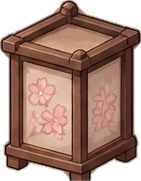
#> input picture tools/room-img/cut/andon.png, 141 x 181 px
$ python holefix.py cut/andon.png
#> lines starting #> are read from the running program, lines starting #| are printed output that depends on the picture; after the words box and inside, x2 and y2 are one past the last pixel; in counts of white or black regions, pixels touching at a corner belong together
# 切りぬいた絵の中に残った、とじこめられた白い背景（市松）を消す（白いものがない絵だけに使う）
#   python3 holefix.py cut24/k02.png ...
import sys, cv2, numpy as np
from scipy import ndimage as ndi
from PIL import Image
for p in sys.argv[1:]:
    im = np.array(Image.open(p).convert('RGBA')); rgb = im[..., :3][..., ::-1].copy()
#> further down, im is the input picture: shape (181, 141, 4); mean R, G, B, A 143.7, 106.9, 90.6, 192.7
#> after `rgb = im[..., :3][..., ::-1].copy()`:
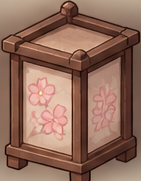
#> rgb: shape (181, 141, 3); mean B, G, R 90.6, 106.9, 143.7
    hsv = cv2.cvtColor(np.ascontiguousarray(rgb), cv2.COLOR_BGR2HSV)
#> hsv: shape (181, 141, 3); mean H, S, V 9.3, 105.1, 143.7
    pale = (hsv[..., 1] < 28) & (hsv[..., 2] > 222) & (im[..., 3] > 0)
#> pale: shape (181, 141) bool; every value is 0
    lab, n = ndi.label(pale); cnt = 0
#> after `lab, n = ndi.label(pale)`: lab: shape (181, 141) int32; every value is 0
#> after `lab, n = ndi.label(pale)`: n = 0
    for i, sl in enumerate(ndi.find_objects(lab)):
        mk = lab[sl] == i + 1
        if mk.sum() < 120: continue
        im[sl][..., 3][mk] = 0; cnt += 1
        dil = ndi.binary_dilation(mk, iterations=1); a = im[sl][..., 3]; a[dil & ~mk] = (a[dil & ~mk] * .5).astype(np.uint8)
#> this loop made 0 passes
#> after the loop, cnt = 0
    Image.fromarray(im).save(p); print(p, cnt)
#| cut/andon.png 0

$ run again, on tools/room-img/cut/clock.png
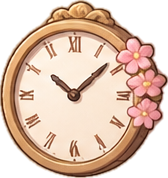
#> input picture tools/room-img/cut/clock.png, 168 x 178 px
#> im is the input picture: shape (178, 168, 4); mean R, G, B, A 206, 170.1, 146.1, 184.5
#> hsv: shape (178, 168, 3); mean H, S, V 17.2, 81.7, 206
#> pale: shape (178, 168) bool; 3% white; 63 white regions (59 under 20 px), largest, box (x1, y1, x2, y2) and area: (35, 71, 91, 89) 274, (30, 48, 63, 69) 268, (22, 83, 44, 101) 121, (89, 51, 103, 60) 46
#> `lab, n = ndi.label(pale)`:
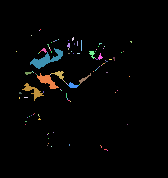
#> lab: shape (178, 168) int32; 110 distinct labels, from 0 to 109; one colour per label, 0 black
#> n = 109
#> the loop `for i, sl in enumerate(ndi.find_objects(lab)):` made 109 passes
#> mk on passes 1 to 7: [True], [True], [True], [[False, True], [True, True], [True, True], [True, False]], [True], [[True, True]], [True]
#> after the loop `for i, sl in enumerate(ndi.find_objects(lab)):`:
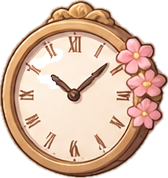
#> im: shape (178, 168, 4); 1.76% of pixels changed, all inside (x1, y1, x2, y2) = (30, 48, 63, 89); transparent parts drawn white
#> after the loop `for i, sl in enumerate(ndi.find_objects(lab)):`: cnt = 2
#| cut/clock.png 2

$ run again, on tools/room-img/cut/fireplace.png
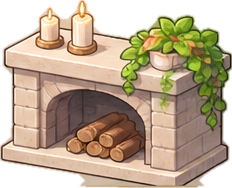
#> input picture tools/room-img/cut/fireplace.png, 232 x 188 px
#> im is the input picture: shape (188, 232, 4); mean R, G, B, A 176.4, 155.9, 124.7, 196.2
#> `rgb = im[..., :3][..., ::-1].copy()`:
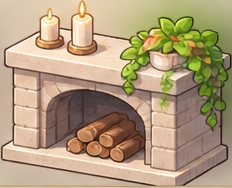
#> rgb: shape (188, 232, 3); mean B, G, R 124.7, 155.9, 176.4
#> hsv: shape (188, 232, 3); mean H, S, V 19.6, 82.4, 178.7
#> `pale = (hsv[..., 1] < 28) & (hsv[..., 2] > 222) & (im[..., 3] > 0)`:
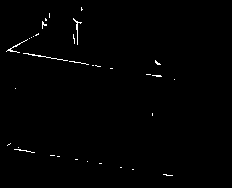
#> pale: shape (188, 232) bool; 0.73% white in thin lines or dots, all inside (x1, y1, x2, y2) = (6, 7, 175, 176)
#> lab: shape (188, 232) int32; 51 distinct labels, from 0 to 50
#> n = 50
#> the loop `for i, sl in enumerate(ndi.find_objects(lab)):` made 50 passes
#> mk on passes 1, 2, 3, 8, 9, 10, 11: [[True, False], [True, False], [True, True], [True, False]], [True, True, True, True, True], [[True, False], [True, True], [True, True]], [True], [True], [True], [True]
#> after the loop `for i, sl in enumerate(ndi.find_objects(lab)):`: cnt = 0
#| cut/fireplace.png 0
